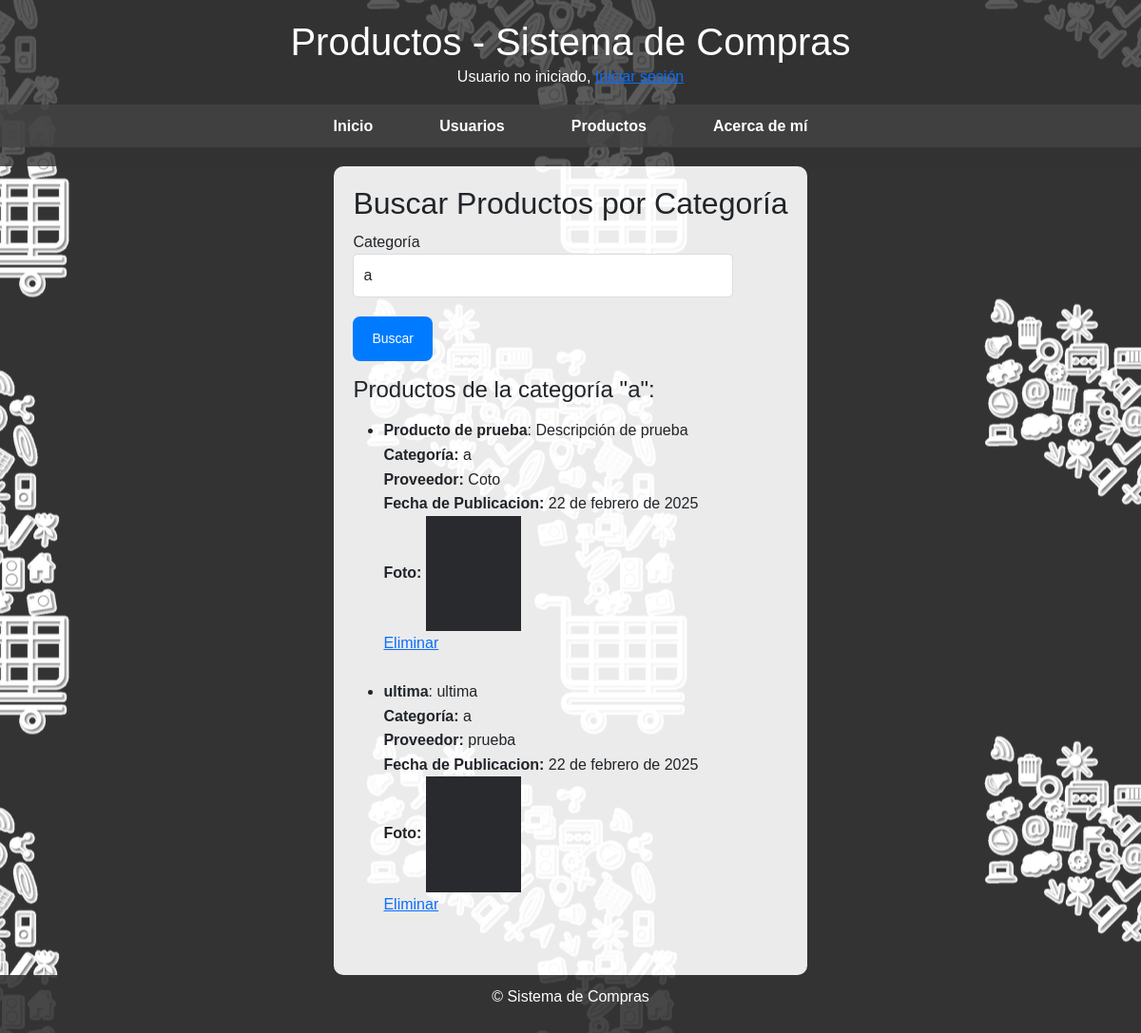
/producto_por_categoria/?q=a, run on the app's committed database.
### productos/models.py (models this page shows, shortened)
class Categoria(models.Model):
    nombre = models.CharField(max_length=100)
    foto = models.ImageField(upload_to='categorias/', null=True, blank=True)

class Producto(models.Model):
    nombre_Producto = models.CharField(max_length=100)
    descripcion = models.TextField()
    proveedor = models.ForeignKey(Proveedor, on_delete=models.CASCADE, null=False, blank=False)
    categoria = models.ForeignKey(Categoria, on_delete=models.CASCADE, null=False, blank=False)
    fecha_publicacion = models.DateField(auto_now_add=True)
    foto = models.ImageField(upload_to='productos/productos/fotos', null=True, blank=True)

class Proveedor(models.Model):
    nombre = models.CharField(max_length=100)
    descripcion = models.TextField()
    categorias = models.ManyToManyField(Categoria, related_name='proveedores')
    fecha_creacion = models.DateField(auto_now_add=True)
    logotipo = models.ImageField(upload_to='productos/proveedores/logos/', blank=True, null=True)

### productos/views.py (the view, shortened to what this page needs)
# urls.py: path('producto_por_categoria/', buscar_productos_por_categoria, name='producto_por_categoria'),
def buscar_productos_por_categoria(request):
    categorias = Categoria.objects.all()  # Obtener todas las categorías
    productos = Producto.objects.none()  # Inicializamos productos como un QuerySet vacío
    categoria_seleccionada = None
    mensaje = None
    categoria_nombre = request.GET.get('q')
    if categoria_nombre:  # Si hay un 'q' en la URL, usamos ese valor para hacer la búsqueda
        try:
            categoria_seleccionada = Categoria.objects.get(nombre=categoria_nombre)
            productos = Producto.objects.filter(categoria=categoria_seleccionada)
            if not productos.exists():
                mensaje = "No hay productos disponibles para esta categoría."
        except Categoria.DoesNotExist:
            mensaje = "Categoría no encontrada."
    page_number = int(request.GET.get('page', 1))  # Página actual
    productos_por_pagina = 4  # Cantidad de productos por página (paginación clásica)
    productos_por_click = 6  # Cantidad de productos que se cargarán al hacer "Mostrar más"
    paginator = Paginator(productos, productos_por_pagina)
    try:
        productos_paginados = paginator.page(page_number)
    except PageNotAnInteger:
        productos_paginados = paginator.page(1)
    except EmptyPage:
        productos_paginados = paginator.page(paginator.num_pages)
    return render(request, 'buscar_productos_por_categoria.html', {
        'categorias': categorias,
        'productos': productos_paginados,
        'categoria_seleccionada': categoria_seleccionada,
        'mensaje': mensaje,
        'offset': (page_number * productos_por_pagina)  # Se pasa el offset inicial
    })

### productos/Templates/buscar_productos_por_categoria.html (shortened to what this page needs)
{% extends 'base.html' %}
{% block header_title %}Productos - Sistema de Compras{% endblock %}
{% block content %}
    <h2>Buscar Productos por Categoría</h2>
    <form method="POST" action="{% url 'buscar_productos_por_categoria' %}">
        <p>
            <label for="categoria">Categoría</label>
            <select name="categoria" class="form-control">
                {% for categoria in categorias %}
                    <option value="{{ categoria.nombre }}" {% if categoria.nombre == categoria_seleccionada.nombre %}selected{% endif %}>
                        {{ categoria.nombre }}
                    </option>
                {% endfor %}
            </select>
            <button type="submit" id="buscar-btn">Buscar</button>
        </p>
    </form>
    {% if productos %}
        <p><h4>Productos de la categoría "{{ categoria_seleccionada.nombre }}":</h4></p>
        <ul id="product-list">
            {% for producto in productos %}
                <li>
                    <strong>{{ producto.nombre_Producto }}</strong>: {{ producto.descripcion }} <br>
                    <strong>Categoría:</strong> {{ producto.categoria.nombre }} <br>
                    <strong>Proveedor:</strong> {{ producto.proveedor.nombre }} <br>
                    <strong>Fecha de Publicacion:</strong> {{ producto.fecha_publicacion }} <br>
                    <strong>Foto:</strong>
                    {% if producto.foto %}
                        <img src="{{ producto.foto.url }}" alt="{{ producto.nombre_Producto }}" width="100">
                    {% else %}
                        No posee
                    {% endif %}
                    <br>
                    <a href="{% url 'eliminar_producto' producto.id %}">Eliminar</a><br><br>
                </li>
            {% endfor %}
        </ul>
    {% elif mensaje %}
        <p>{{ mensaje }}</p>
    {% endif %}
{% endblock %}

### static/css/styles.css (style rules this page uses)
body { font-family: Arial, sans-serif; background-color: #333; background-image: url("/static/img/fondo.png"); background-size: auto; background-position: center; background-repeat: repeat; background-attachment: fixed; margin: 0; padding: 0; line-height: 1.6; display: flex; flex-direction: column; min-height: 100vh; }

### productos/Templates/buscar_productos_por_categoria.html (style rules this page uses)
.form-control { width: 100%; max-width: 400px; padding: 10px; font-size: 16px; border-radius: 5px; border: 1px solid #ddd; box-sizing: border-box; transition: border-color 0.3s ease; }
#buscar-btn { margin-top: 20px; background-color: #007bff; color: white; border: none; border-radius: 8px; padding: 12px 20px; font-size: 14px; cursor: pointer; transition: background-color 0.3s, transform 0.2s; display: inline-block; text-align: center; }

### data on the page
Categoria: nombre "a"
Producto: nombre_Producto "Producto de prueba", descripcion "Descripción de prueba", categoria.nombre "a", proveedor.nombre "Coto", fecha_publicacion "22 de febrero de 2025", foto (picture)
Producto: nombre_Producto "ultima", descripcion "ultima", categoria.nombre "a", proveedor.nombre "prueba", fecha_publicacion "22 de febrero de 2025", foto (picture)

### other printed values
form field categoria "a"
